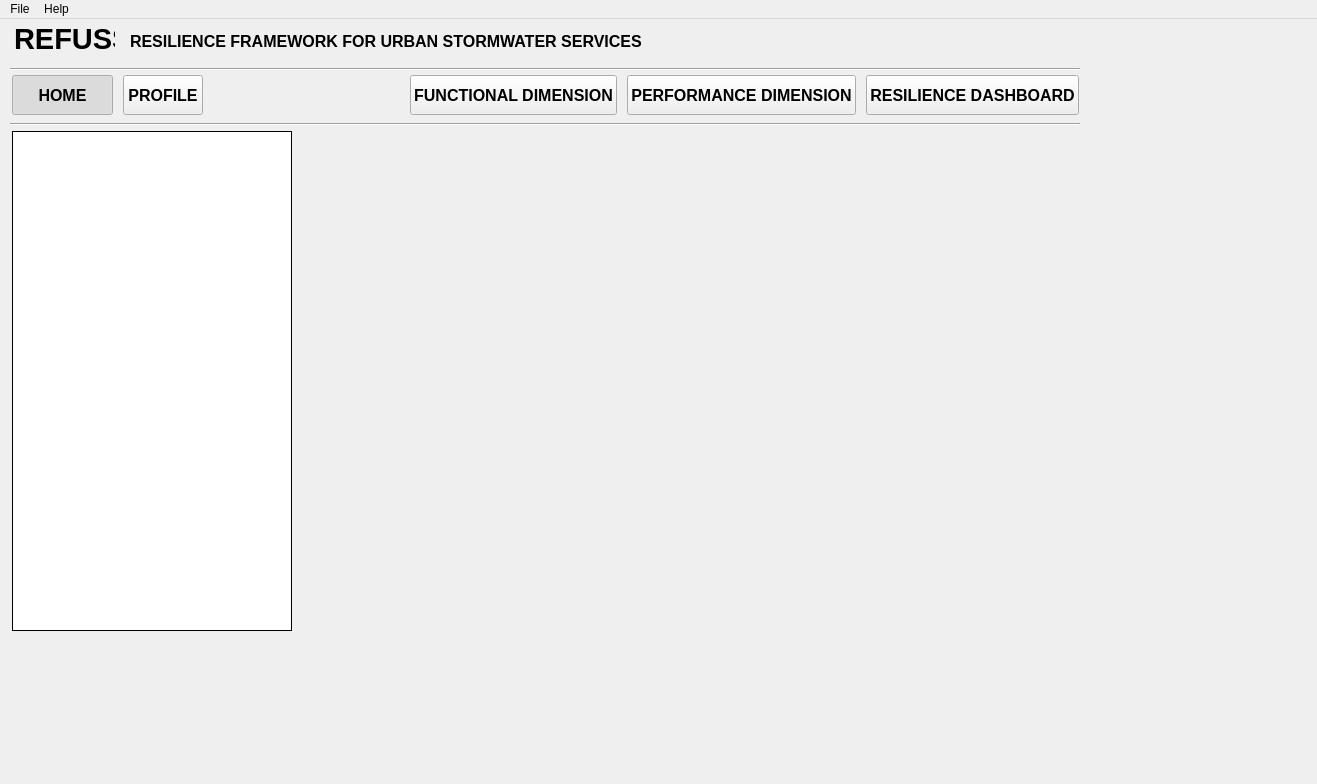
<?xml version="1.0" encoding="UTF-8"?>
<ui version="4.0">
 <class>MainWindow</class>
 <widget class="QMainWindow" name="MainWindow">
  <property name="geometry">
   <rect>
    <x>0</x>
    <y>0</y>
    <width>1317</width>
    <height>784</height>
   </rect>
  </property>
  <property name="windowTitle">
   <string>MainWindow</string>
  </property>
  <property name="iconSize">
   <size>
    <width>24</width>
    <height>24</height>
   </size>
  </property>
  <property name="documentMode">
   <bool>false</bool>
  </property>
  <property name="tabShape">
   <enum>QTabWidget::Rounded</enum>
  </property>
  <property name="dockNestingEnabled">
   <bool>false</bool>
  </property>
  <widget class="QWidget" name="centralwidget">
   <widget class="QLabel" name="REFUSS_label">
    <property name="geometry">
     <rect>
      <x>14</x>
      <y>0</y>
      <width>101</width>
      <height>41</height>
     </rect>
    </property>
    <property name="text">
     <string>&lt;html&gt;&lt;head/&gt;&lt;body&gt;&lt;p align=&quot;center&quot;&gt;&lt;span style=&quot; font-size:22pt; font-weight:700;&quot;&gt;REFUSS&lt;/span&gt;&lt;/p&gt;&lt;/body&gt;&lt;/html&gt;</string>
    </property>
    <property name="scaledContents">
     <bool>true</bool>
    </property>
    <property name="alignment">
     <set>Qt::AlignCenter</set>
    </property>
    <property name="wordWrap">
     <bool>false</bool>
    </property>
    <property name="indent">
     <number>0</number>
    </property>
   </widget>
   <widget class="QLabel" name="REFUSS2_label">
    <property name="geometry">
     <rect>
      <x>130</x>
      <y>7</y>
      <width>571</width>
      <height>31</height>
     </rect>
    </property>
    <property name="text">
     <string>&lt;html&gt;&lt;head/&gt;&lt;body&gt;&lt;p&gt;&lt;span style=&quot; font-size:12pt; font-weight:700;&quot;&gt;RESILIENCE FRAMEWORK FOR URBAN STORMWATER SERVICES&lt;/span&gt;&lt;/p&gt;&lt;/body&gt;&lt;/html&gt;</string>
    </property>
    <property name="textFormat">
     <enum>Qt::AutoText</enum>
    </property>
    <property name="scaledContents">
     <bool>true</bool>
    </property>
    <property name="alignment">
     <set>Qt::AlignLeading|Qt::AlignLeft|Qt::AlignVCenter</set>
    </property>
    <property name="wordWrap">
     <bool>true</bool>
    </property>
    <property name="indent">
     <number>0</number>
    </property>
    <property name="textInteractionFlags">
     <set>Qt::LinksAccessibleByMouse</set>
    </property>
   </widget>
   <widget class="QWidget" name="layoutWidget">
    <property name="geometry">
     <rect>
      <x>10</x>
      <y>50</y>
      <width>1071</width>
      <height>53</height>
     </rect>
    </property>
    <layout class="QHBoxLayout" name="TopMenuBar">
     <property name="spacing">
      <number>10</number>
     </property>
     <property name="leftMargin">
      <number>2</number>
     </property>
     <property name="topMargin">
      <number>2</number>
     </property>
     <property name="rightMargin">
      <number>2</number>
     </property>
     <property name="bottomMargin">
      <number>2</number>
     </property>
     <item>
      <widget class="QPushButton" name="home_btn">
       <property name="sizePolicy">
        <sizepolicy hsizetype="Minimum" vsizetype="Fixed">
         <horstretch>0</horstretch>
         <verstretch>0</verstretch>
        </sizepolicy>
       </property>
       <property name="minimumSize">
        <size>
         <width>101</width>
         <height>40</height>
        </size>
       </property>
       <property name="font">
        <font>
         <pointsize>12</pointsize>
         <bold>true</bold>
        </font>
       </property>
       <property name="text">
        <string>HOME</string>
       </property>
       <property name="icon">
        <iconset resource="resources.qrc">
         <normaloff>:/icon/icons/house-64.ico</normaloff>:/icon/icons/house-64.ico</iconset>
       </property>
       <property name="iconSize">
        <size>
         <width>35</width>
         <height>35</height>
        </size>
       </property>
       <property name="checkable">
        <bool>true</bool>
       </property>
       <property name="checked">
        <bool>true</bool>
       </property>
       <property name="autoExclusive">
        <bool>true</bool>
       </property>
       <property name="autoDefault">
        <bool>true</bool>
       </property>
       <property name="default">
        <bool>false</bool>
       </property>
       <property name="flat">
        <bool>false</bool>
       </property>
      </widget>
     </item>
     <item>
      <widget class="QPushButton" name="profile_btn">
       <property name="minimumSize">
        <size>
         <width>0</width>
         <height>40</height>
        </size>
       </property>
       <property name="font">
        <font>
         <pointsize>12</pointsize>
         <bold>true</bold>
        </font>
       </property>
       <property name="text">
        <string>PROFILE</string>
       </property>
       <property name="icon">
        <iconset resource="resources.qrc">
         <normaloff>:/icon/icons/city-svgrepo-com.svg</normaloff>:/icon/icons/city-svgrepo-com.svg</iconset>
       </property>
       <property name="iconSize">
        <size>
         <width>35</width>
         <height>35</height>
        </size>
       </property>
       <property name="checkable">
        <bool>true</bool>
       </property>
       <property name="autoExclusive">
        <bool>true</bool>
       </property>
      </widget>
     </item>
     <item>
      <spacer name="horizontalSpacer">
       <property name="orientation">
        <enum>Qt::Horizontal</enum>
       </property>
       <property name="sizeHint" stdset="0">
        <size>
         <width>40</width>
         <height>20</height>
        </size>
       </property>
      </spacer>
     </item>
     <item>
      <widget class="QPushButton" name="functional_btn">
       <property name="minimumSize">
        <size>
         <width>0</width>
         <height>40</height>
        </size>
       </property>
       <property name="font">
        <font>
         <pointsize>12</pointsize>
         <bold>true</bold>
        </font>
       </property>
       <property name="text">
        <string>FUNCTIONAL DIMENSION</string>
       </property>
       <property name="icon">
        <iconset resource="resources.qrc">
         <normaloff>:/icon/icons/settings-13-64.ico</normaloff>:/icon/icons/settings-13-64.ico</iconset>
       </property>
       <property name="iconSize">
        <size>
         <width>35</width>
         <height>35</height>
        </size>
       </property>
       <property name="checkable">
        <bool>true</bool>
       </property>
       <property name="autoExclusive">
        <bool>true</bool>
       </property>
      </widget>
     </item>
     <item>
      <widget class="QPushButton" name="performance_btn">
       <property name="minimumSize">
        <size>
         <width>0</width>
         <height>40</height>
        </size>
       </property>
       <property name="font">
        <font>
         <pointsize>12</pointsize>
         <bold>true</bold>
        </font>
       </property>
       <property name="acceptDrops">
        <bool>true</bool>
       </property>
       <property name="text">
        <string>PERFORMANCE DIMENSION</string>
       </property>
       <property name="icon">
        <iconset resource="resources.qrc">
         <normaloff>:/icon/icons/rain-64.ico</normaloff>:/icon/icons/rain-64.ico</iconset>
       </property>
       <property name="iconSize">
        <size>
         <width>35</width>
         <height>35</height>
        </size>
       </property>
       <property name="checkable">
        <bool>true</bool>
       </property>
       <property name="autoExclusive">
        <bool>true</bool>
       </property>
      </widget>
     </item>
     <item>
      <widget class="QPushButton" name="dashboard_btn">
       <property name="minimumSize">
        <size>
         <width>0</width>
         <height>40</height>
        </size>
       </property>
       <property name="font">
        <font>
         <pointsize>12</pointsize>
         <bold>true</bold>
        </font>
       </property>
       <property name="text">
        <string>RESILIENCE DASHBOARD</string>
       </property>
       <property name="icon">
        <iconset resource="resources.qrc">
         <normaloff>:/icon/icons/dashboard-64.ico</normaloff>:/icon/icons/dashboard-64.ico</iconset>
       </property>
       <property name="iconSize">
        <size>
         <width>35</width>
         <height>35</height>
        </size>
       </property>
       <property name="checkable">
        <bool>true</bool>
       </property>
       <property name="autoExclusive">
        <bool>true</bool>
       </property>
      </widget>
     </item>
    </layout>
   </widget>
   <widget class="Line" name="line">
    <property name="geometry">
     <rect>
      <x>10</x>
      <y>35</y>
      <width>1070</width>
      <height>30</height>
     </rect>
    </property>
    <property name="orientation">
     <enum>Qt::Horizontal</enum>
    </property>
   </widget>
   <widget class="Line" name="line_2">
    <property name="geometry">
     <rect>
      <x>10</x>
      <y>90</y>
      <width>1070</width>
      <height>30</height>
     </rect>
    </property>
    <property name="orientation">
     <enum>Qt::Horizontal</enum>
    </property>
   </widget>
   <widget class="QWidget" name="layoutWidget">
    <property name="geometry">
     <rect>
      <x>10</x>
      <y>110</y>
      <width>1071</width>
      <height>622</height>
     </rect>
    </property>
    <layout class="QHBoxLayout" name="MainMenu" stretch="0">
     <property name="sizeConstraint">
      <enum>QLayout::SetMinAndMaxSize</enum>
     </property>
     <property name="leftMargin">
      <number>2</number>
     </property>
     <property name="topMargin">
      <number>2</number>
     </property>
     <property name="rightMargin">
      <number>2</number>
     </property>
     <property name="bottomMargin">
      <number>2</number>
     </property>
     <item>
      <widget class="QStackedWidget" name="Main_widget">
       <property name="sizePolicy">
        <sizepolicy hsizetype="Expanding" vsizetype="Fixed">
         <horstretch>0</horstretch>
         <verstretch>0</verstretch>
        </sizepolicy>
       </property>
       <property name="minimumSize">
        <size>
         <width>300</width>
         <height>618</height>
        </size>
       </property>
       <property name="sizeIncrement">
        <size>
         <width>0</width>
         <height>0</height>
        </size>
       </property>
       <property name="baseSize">
        <size>
         <width>0</width>
         <height>0</height>
        </size>
       </property>
       <property name="currentIndex">
        <number>0</number>
       </property>
       <widget class="QWidget" name="Functional_pagelist">
        <widget class="QTreeWidget" name="Functional_list">
         <property name="geometry">
          <rect>
           <x>0</x>
           <y>0</y>
           <width>280</width>
           <height>500</height>
          </rect>
         </property>
         <property name="frameShape">
          <enum>QFrame::Box</enum>
         </property>
         <property name="frameShadow">
          <enum>QFrame::Plain</enum>
         </property>
         <property name="lineWidth">
          <number>1</number>
         </property>
         <property name="horizontalScrollBarPolicy">
          <enum>Qt::ScrollBarAsNeeded</enum>
         </property>
         <property name="showDropIndicator" stdset="0">
          <bool>false</bool>
         </property>
         <property name="indentation">
          <number>10</number>
         </property>
         <property name="itemsExpandable">
          <bool>true</bool>
         </property>
         <property name="headerHidden">
          <bool>true</bool>
         </property>
         <attribute name="headerVisible">
          <bool>false</bool>
         </attribute>
         <column>
          <property name="text">
           <string notr="true">1</string>
          </property>
         </column>
        </widget>
       </widget>
       <widget class="QWidget" name="Performance_pagelist">
        <widget class="QTreeWidget" name="Performance_list">
         <property name="geometry">
          <rect>
           <x>0</x>
           <y>0</y>
           <width>280</width>
           <height>500</height>
          </rect>
         </property>
         <property name="sizePolicy">
          <sizepolicy hsizetype="Fixed" vsizetype="Expanding">
           <horstretch>0</horstretch>
           <verstretch>0</verstretch>
          </sizepolicy>
         </property>
         <property name="frameShape">
          <enum>QFrame::Box</enum>
         </property>
         <property name="frameShadow">
          <enum>QFrame::Plain</enum>
         </property>
         <property name="lineWidth">
          <number>1</number>
         </property>
         <property name="autoScroll">
          <bool>true</bool>
         </property>
         <property name="showDropIndicator" stdset="0">
          <bool>false</bool>
         </property>
         <property name="indentation">
          <number>10</number>
         </property>
         <property name="itemsExpandable">
          <bool>true</bool>
         </property>
         <property name="animated">
          <bool>false</bool>
         </property>
         <property name="headerHidden">
          <bool>true</bool>
         </property>
         <attribute name="headerVisible">
          <bool>false</bool>
         </attribute>
         <column>
          <property name="text">
           <string notr="true">1</string>
          </property>
         </column>
        </widget>
        <widget class="QWidget" name="layoutWidget">
         <property name="geometry">
          <rect>
           <x>60</x>
           <y>540</y>
           <width>171</width>
           <height>55</height>
          </rect>
         </property>
         <layout class="QVBoxLayout" name="SetupLayout">
          <property name="spacing">
           <number>5</number>
          </property>
          <item>
           <widget class="QPushButton" name="ScenarioSU_btn">
            <property name="text">
             <string>SCENARIO SET-UP</string>
            </property>
            <property name="icon">
             <iconset resource="resources.qrc">
              <normaloff>:/icon/icons/settings-12-64.ico</normaloff>:/icon/icons/settings-12-64.ico</iconset>
            </property>
           </widget>
          </item>
          <item>
           <widget class="QPushButton" name="HazardSU_btn">
            <property name="text">
             <string>HAZARD SET-UP</string>
            </property>
            <property name="icon">
             <iconset resource="resources.qrc">
              <normaloff>:/icon/icons/alert-64.ico</normaloff>:/icon/icons/alert-64.ico</iconset>
            </property>
           </widget>
          </item>
         </layout>
        </widget>
        <widget class="QStackedWidget" name="Body_widget">
         <property name="geometry">
          <rect>
           <x>290</x>
           <y>0</y>
           <width>781</width>
           <height>618</height>
          </rect>
         </property>
         <property name="sizePolicy">
          <sizepolicy hsizetype="Expanding" vsizetype="Fixed">
           <horstretch>0</horstretch>
           <verstretch>0</verstretch>
          </sizepolicy>
         </property>
         <property name="minimumSize">
          <size>
           <width>0</width>
           <height>618</height>
          </size>
         </property>
         <property name="currentIndex">
          <number>1</number>
         </property>
         <widget class="QWidget" name="Page0_Home">
          <property name="sizePolicy">
           <sizepolicy hsizetype="Expanding" vsizetype="Preferred">
            <horstretch>0</horstretch>
            <verstretch>0</verstretch>
           </sizepolicy>
          </property>
          <widget class="QWidget" name="verticalLayoutWidget">
           <property name="geometry">
            <rect>
             <x>0</x>
             <y>0</y>
             <width>761</width>
             <height>611</height>
            </rect>
           </property>
           <layout class="QVBoxLayout" name="HP_verticalLayout" stretch="0,0,0">
            <property name="spacing">
             <number>0</number>
            </property>
            <property name="sizeConstraint">
             <enum>QLayout::SetMinimumSize</enum>
            </property>
            <item>
             <widget class="QLabel" name="HP_TopLabel">
              <property name="sizePolicy">
               <sizepolicy hsizetype="Expanding" vsizetype="Preferred">
                <horstretch>0</horstretch>
                <verstretch>0</verstretch>
               </sizepolicy>
              </property>
              <property name="minimumSize">
               <size>
                <width>0</width>
                <height>0</height>
               </size>
              </property>
              <property name="maximumSize">
               <size>
                <width>16777215</width>
                <height>16777215</height>
               </size>
              </property>
              <property name="acceptDrops">
               <bool>true</bool>
              </property>
              <property name="frameShape">
               <enum>QFrame::Box</enum>
              </property>
              <property name="text">
               <string>&lt;html&gt;&lt;head/&gt;&lt;body&gt;&lt;p align=&quot;justify&quot;&gt;&lt;span style=&quot; font-size:14pt;&quot;&gt;Welcome to the &lt;/span&gt;&lt;span style=&quot; font-size:14pt; font-weight:700;&quot;&gt;Resilience Framework for Urban Stormwater Services Tool&lt;/span&gt;&lt;span style=&quot; font-size:14pt;&quot;&gt;!&lt;/span&gt;&lt;/p&gt;&lt;p align=&quot;justify&quot;&gt;&lt;br/&gt;&lt;/p&gt;&lt;/body&gt;&lt;/html&gt;</string>
              </property>
              <property name="textFormat">
               <enum>Qt::AutoText</enum>
              </property>
              <property name="scaledContents">
               <bool>false</bool>
              </property>
              <property name="alignment">
               <set>Qt::AlignLeading|Qt::AlignLeft|Qt::AlignTop</set>
              </property>
              <property name="wordWrap">
               <bool>true</bool>
              </property>
              <property name="margin">
               <number>5</number>
              </property>
              <property name="indent">
               <number>-1</number>
              </property>
             </widget>
            </item>
            <item>
             <widget class="QLabel" name="HP_SecondLabel">
              <property name="text">
               <string>&quot;Lorem ipsum dolor sit amet, consectetur adipiscing elit, sed do eiusmod tempor incididunt ut labore et dolore magna aliqua. Ut enim ad minim veniam, quis nostrud exercitation ullamco laboris nisi ut aliquip ex ea commodo consequat. Duis aute irure dolor in reprehenderit in voluptate velit esse cillum dolore eu fugiat nulla pariatur. Excepteur sint occaecat cupidatat non proident, sunt in culpa qui officia deserunt mollit anim id est laborum.&quot;</string>
              </property>
              <property name="wordWrap">
               <bool>true</bool>
              </property>
             </widget>
            </item>
            <item>
             <spacer name="HP_BottomSpacer">
              <property name="orientation">
               <enum>Qt::Vertical</enum>
              </property>
              <property name="sizeHint" stdset="0">
               <size>
                <width>20</width>
                <height>40</height>
               </size>
              </property>
             </spacer>
            </item>
           </layout>
          </widget>
         </widget>
         <widget class="QWidget" name="Page1_Profile"/>
         <widget class="QWidget" name="Page2_Functional"/>
         <widget class="QWidget" name="Page3_Performance"/>
         <widget class="QWidget" name="Page4_Dashboard">
          <property name="sizePolicy">
           <sizepolicy hsizetype="Expanding" vsizetype="Preferred">
            <horstretch>0</horstretch>
            <verstretch>0</verstretch>
           </sizepolicy>
          </property>
          <widget class="QWidget" name="gridLayoutWidget">
           <property name="geometry">
            <rect>
             <x>0</x>
             <y>0</y>
             <width>771</width>
             <height>611</height>
            </rect>
           </property>
           <layout class="QGridLayout" name="gridLayout">
            <item row="1" column="3">
             <widget class="QGraphicsView" name="graphicsView_3"/>
            </item>
            <item row="1" column="1">
             <widget class="QGraphicsView" name="graphicsView_2"/>
            </item>
            <item row="2" column="3">
             <widget class="QGraphicsView" name="graphicsView_6"/>
            </item>
            <item row="2" column="0">
             <widget class="QGraphicsView" name="graphicsView_4"/>
            </item>
            <item row="2" column="1">
             <widget class="QGraphicsView" name="graphicsView_5"/>
            </item>
            <item row="1" column="0">
             <widget class="QGraphicsView" name="graphicsView"/>
            </item>
            <item row="0" column="1">
             <widget class="QLabel" name="label">
              <property name="text">
               <string>RESILIENCE DAHSBOARD PAGE!</string>
              </property>
              <property name="alignment">
               <set>Qt::AlignCenter</set>
              </property>
             </widget>
            </item>
           </layout>
          </widget>
         </widget>
        </widget>
        <zorder>layoutWidget</zorder>
        <zorder>Performance_list</zorder>
        <zorder>Body_widget</zorder>
       </widget>
      </widget>
     </item>
    </layout>
   </widget>
  </widget>
  <widget class="QMenuBar" name="menubar">
   <property name="geometry">
    <rect>
     <x>0</x>
     <y>0</y>
     <width>1317</width>
     <height>22</height>
    </rect>
   </property>
   <widget class="QMenu" name="menuFile_F">
    <property name="title">
     <string>File</string>
    </property>
    <addaction name="actionSave_As"/>
    <addaction name="actionSave"/>
    <addaction name="actionLoad"/>
   </widget>
   <widget class="QMenu" name="menuHelp">
    <property name="title">
     <string>Help</string>
    </property>
    <addaction name="separator"/>
    <addaction name="actionManual"/>
    <addaction name="actionAbout"/>
   </widget>
   <addaction name="menuFile_F"/>
   <addaction name="menuHelp"/>
  </widget>
  <action name="actionSave_As">
   <property name="icon">
    <iconset resource="resources.qrc">
     <normaloff>:/icon/icons/save-as-64.ico</normaloff>:/icon/icons/save-as-64.ico</iconset>
   </property>
   <property name="text">
    <string>Save As...</string>
   </property>
   <property name="iconText">
    <string>Save As</string>
   </property>
   <property name="shortcut">
    <string>Ctrl+Shift+S</string>
   </property>
  </action>
  <action name="actionSave">
   <property name="icon">
    <iconset resource="resources.qrc">
     <normaloff>:/icon/icons/save-64.ico</normaloff>:/icon/icons/save-64.ico</iconset>
   </property>
   <property name="text">
    <string>Save</string>
   </property>
   <property name="shortcut">
    <string>Ctrl+S</string>
   </property>
  </action>
  <action name="actionLoad">
   <property name="icon">
    <iconset resource="resources.qrc">
     <normaloff>:/icon/icons/data-transfer-upload-64.ico</normaloff>:/icon/icons/data-transfer-upload-64.ico</iconset>
   </property>
   <property name="text">
    <string>Load</string>
   </property>
   <property name="shortcut">
    <string>Ctrl+O</string>
   </property>
  </action>
  <action name="actionManual">
   <property name="icon">
    <iconset resource="resources.qrc">
     <normaloff>:/icon/icons/book-64.ico</normaloff>:/icon/icons/book-64.ico</iconset>
   </property>
   <property name="text">
    <string>Manual</string>
   </property>
  </action>
  <action name="actionAbout">
   <property name="icon">
    <iconset resource="resources.qrc">
     <normaloff>:/icon/icons/info-2-64.ico</normaloff>:/icon/icons/info-2-64.ico</iconset>
   </property>
   <property name="text">
    <string>About</string>
   </property>
  </action>
 </widget>
 <tabstops>
  <tabstop>performance_btn</tabstop>
 </tabstops>
 <resources>
  <include location="resources.qrc"/>
 </resources>
 <connections>
  <connection>
   <sender>home_btn</sender>
   <signal>toggled(bool)</signal>
   <receiver>Main_widget</receiver>
   <slot>setHidden(bool)</slot>
   <hints>
    <hint type="sourcelabel">
     <x>90</x>
     <y>90</y>
    </hint>
    <hint type="destinationlabel">
     <x>299</x>
     <y>147</y>
    </hint>
   </hints>
  </connection>
  <connection>
   <sender>dashboard_btn</sender>
   <signal>toggled(bool)</signal>
   <receiver>Main_widget</receiver>
   <slot>setHidden(bool)</slot>
   <hints>
    <hint type="sourcelabel">
     <x>775</x>
     <y>119</y>
    </hint>
    <hint type="destinationlabel">
     <x>135</x>
     <y>655</y>
    </hint>
   </hints>
  </connection>
  <connection>
   <sender>home_btn</sender>
   <signal>toggled(bool)</signal>
   <receiver>Body_widget</receiver>
   <slot>update()</slot>
   <hints>
    <hint type="sourcelabel">
     <x>97</x>
     <y>110</y>
    </hint>
    <hint type="destinationlabel">
     <x>359</x>
     <y>137</y>
    </hint>
   </hints>
  </connection>
 </connections>
 <designerdata>
  <property name="gridDeltaX">
   <number>10</number>
  </property>
  <property name="gridDeltaY">
   <number>10</number>
  </property>
  <property name="gridSnapX">
   <bool>true</bool>
  </property>
  <property name="gridSnapY">
   <bool>true</bool>
  </property>
  <property name="gridVisible">
   <bool>true</bool>
  </property>
 </designerdata>
</ui>
